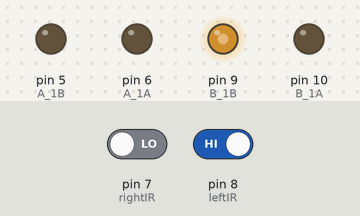
Simulated run of this sketch. Board: Arduino Uno, built with avr-gcc and run on an emulated ATmega328P. Parts: output pins drawn as LEDs (lit = HIGH). The test bench sets the inputs (shaded band); at power-on: pin 7 (rightIR) LOW, pin 8 (leftIR) HIGH.

Above: at 1.2 s.
1.3 s: pin 7 (rightIR) driven HIGH
At 1.9 s:
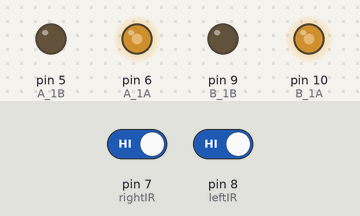
2.8 s: pin 8 (leftIR) driven LOW
At 4.0 s:
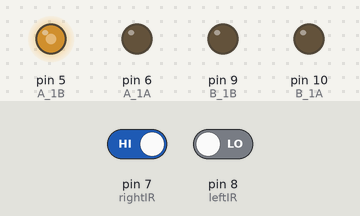
4.3 s: pin 7 (rightIR) driven LOW
At 5.3 s:
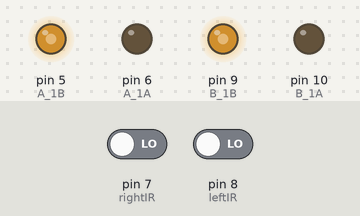
Timing chart, 0 to 7.3 s (numbered marks = the images above; inputs shaded):
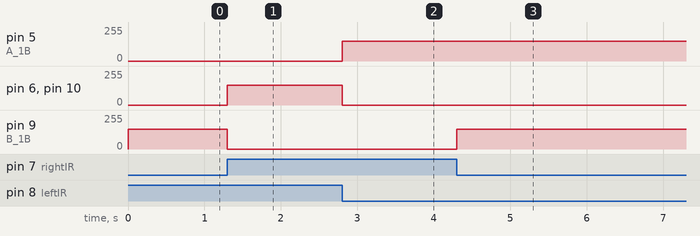

Measured:
- after the input at 1.3 s, pin 6 (A_1A), pin 10 (B_1A): 0/255 → 150/255 at once; pin 9 (B_1B): 150/255 → 0/255 at once
- after the input at 2.8 s, pin 5 (A_1B): 0/255 → 150/255 at once; pin 6 (A_1A), pin 10 (B_1A): 150/255 → 0/255 at once
- after the input at 4.3 s, pin 9 (B_1B): 0/255 → 150/255 at once

The sketch:

obstacle-avoidance-module.ino
```cpp
const int A_1B = 5;
const int A_1A = 6;
const int B_1B = 9;
const int B_1A = 10;

const int rightIR = 7;
const int leftIR = 8;

void setup() {
  Serial.begin(9600);

  // モーターのピンを出力に設定
  pinMode(A_1A, OUTPUT);
  pinMode(A_1B, OUTPUT);
  pinMode(B_1A, OUTPUT);
  pinMode(B_1B, OUTPUT);

  // モータードライバのピンを初期化（モーターを停止状態に）
  analogWrite(A_1A, 0);
  analogWrite(A_1B, 0);
  analogWrite(B_1A, 0);
  analogWrite(B_1B, 0);

  // IR障害物センサーのピンを入力に設定
  pinMode(leftIR, INPUT);
  pinMode(rightIR, INPUT);
}

void loop() {

  int left = digitalRead(leftIR);  // 0: Obstructed   1: Empty
  int right = digitalRead(rightIR);
  int speed = 150;

  if (!left && right) {
    backLeft(speed);
  } else if (left && !right) {
    backRight(speed);
  } else if (!left && !right) {
    moveBackward(speed);
  } else {
    moveForward(speed);
  }
}

void moveForward(int speed) {
  analogWrite(A_1A, speed);  // 左モーターA：前進
  analogWrite(A_1B, 0);
  analogWrite(B_1A, speed);  // 右モーターB：前進
  analogWrite(B_1B, 0);
}

void moveBackward(int speed) {
  analogWrite(A_1A, 0);     // 左モーターA：後進
  analogWrite(A_1B, speed);
  analogWrite(B_1A, 0);     // 右モーターB：後進
  analogWrite(B_1B, speed);
}

void backLeft(int speed) {
  analogWrite(A_1A, 0);     // 左モーターA：後進
  analogWrite(A_1B, speed);
  analogWrite(B_1A, 0);     // 右モーターB：停止
  analogWrite(B_1B, 0);
}

void backRight(int speed) {
  analogWrite(A_1A, 0);     // 左モーターA：停止
  analogWrite(A_1B, 0);
  analogWrite(B_1A, 0);     // 右モーターB：後進
  analogWrite(B_1B, speed);
}
```
